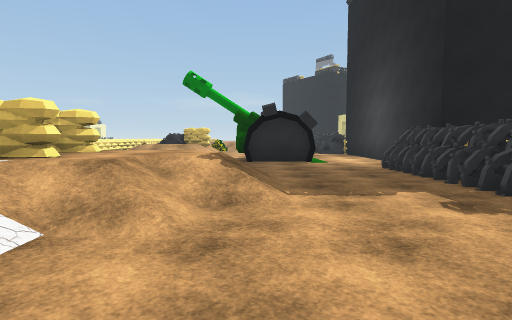
[1] (above)

20 first-person views from a walk through a Unity game level. The camera is 1.4 m above the floor, tilts 4° down and sees 80° across. The floor is counted in squares, 2 m on a side. Each view is taken from the middle of a square. On the plan, view 1 faces up. The plan holds only what a view shows up to about 10 squares ahead; the rest is blank. The place goes on beyond the plan. The player is left out. Some surface patterns are stand-ins.

[2]
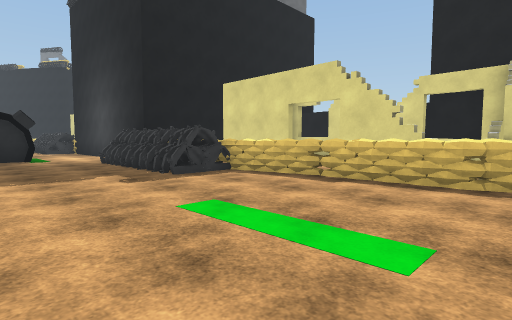

[3]
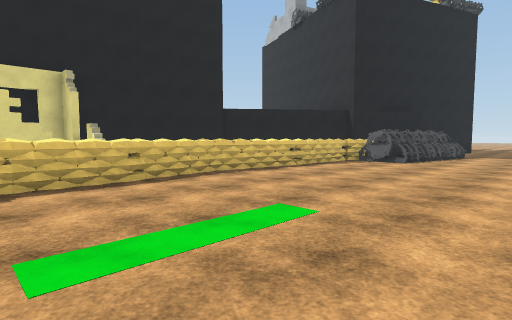

[4]
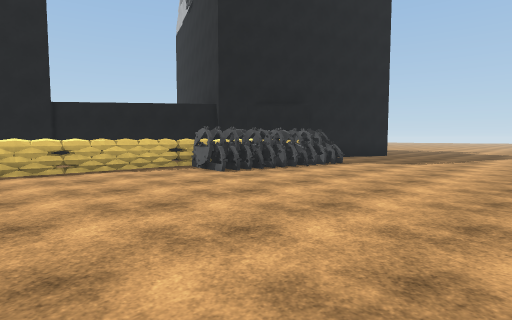

[5]
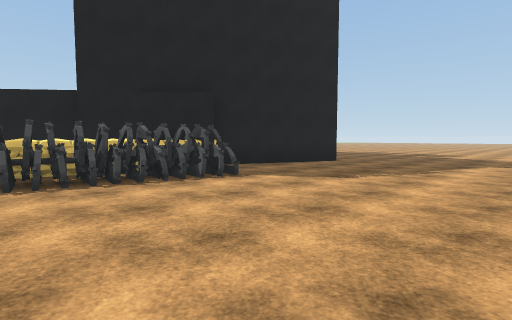

[6]
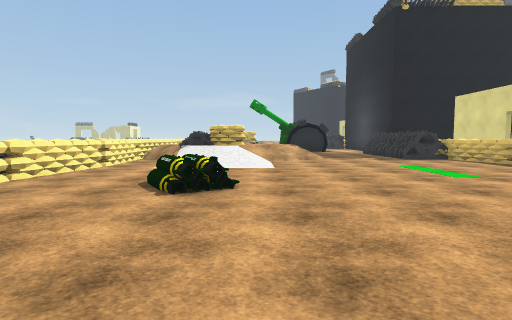

[7]
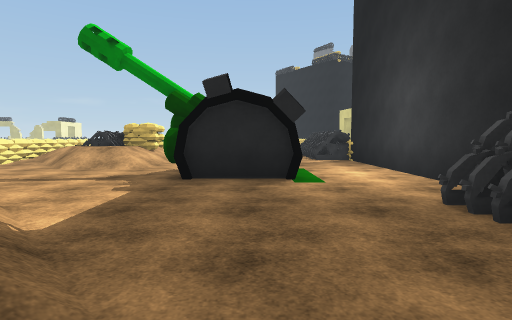

[8]
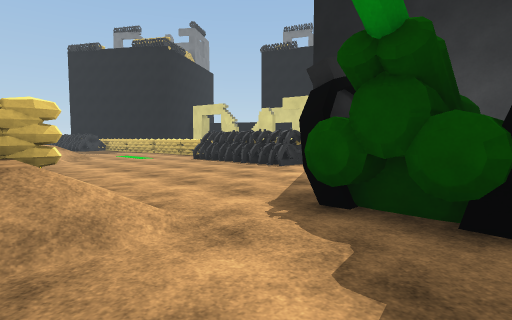

[9]
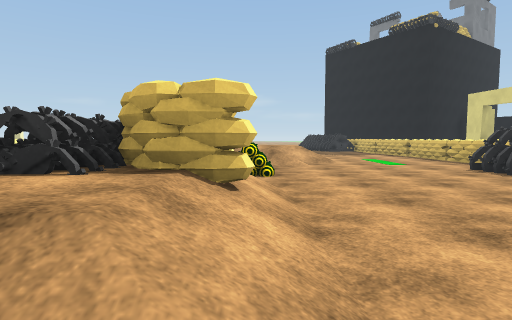

[10]
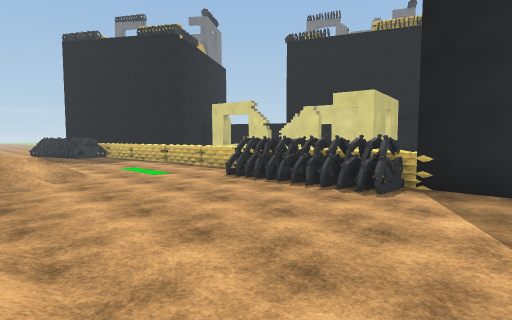

[11]
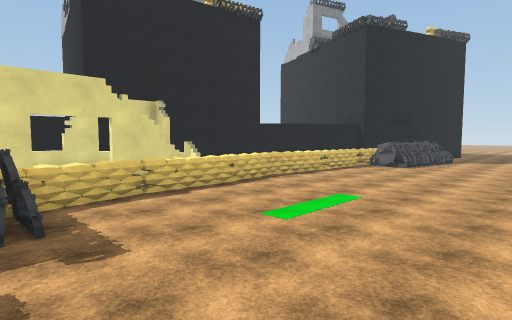

[12]
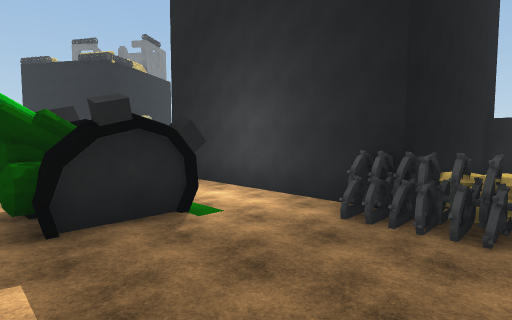

[13]
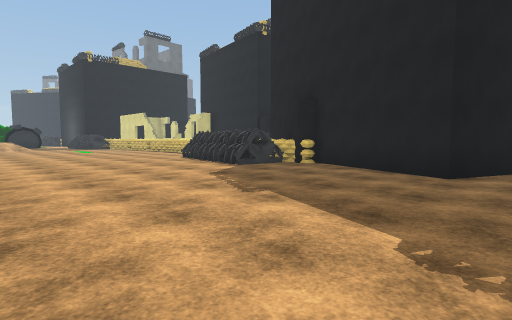

[14]
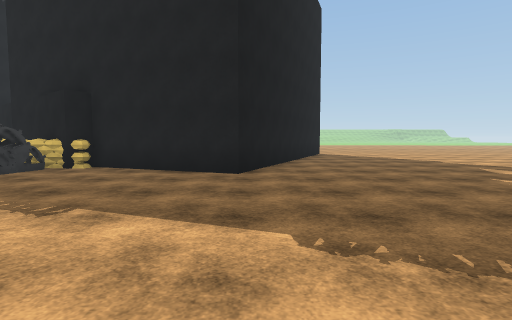

[15]
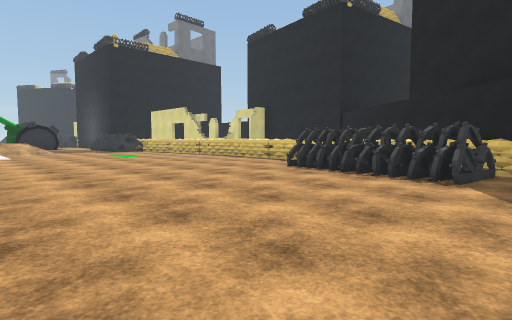

[16]
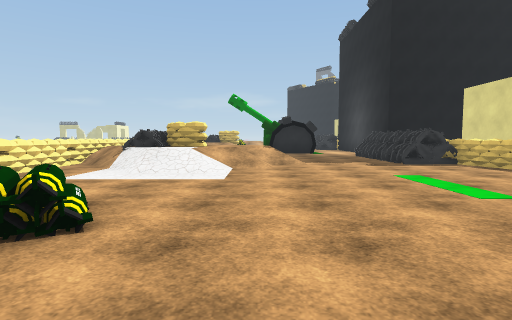

[17]
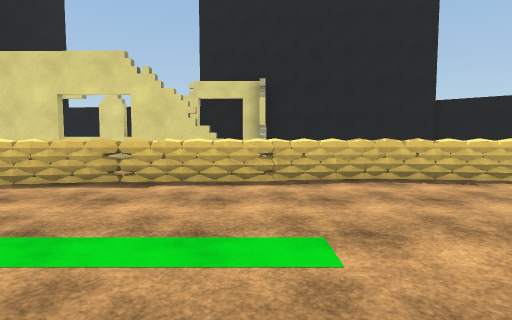

[18]
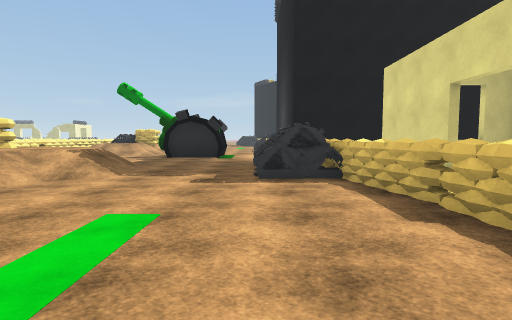

[19]
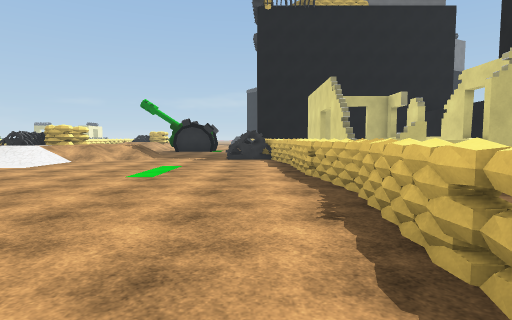

[20]
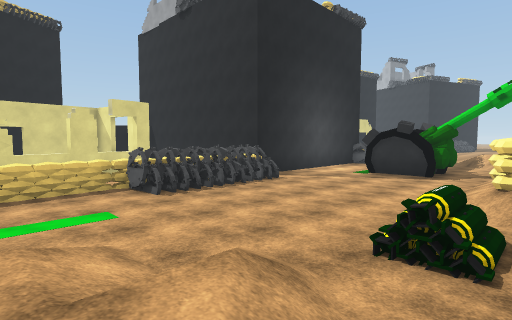

### Floor plan
Key: @ floor where view 1 was taken; # wall or solid block; . main floor; : floor 0.75 m higher than the main floor; + floor 1 m higher than the main floor; / step, stairs or slope; = window, fence, low wall or low ledge; ^ raised ledge; W wheel; O other object.
Columns run from 3 left of view 1 to 11 right of it. Each row starts with its distance up from view 1.
 21 +++/...^
 20 ////...=
 19 .//....=
 18 ./....###
 17 .O....##
 16 /.....#
 15 O/....##
 14 ^/....##
 13 O=.....#
 12 //.....
 11 //.WW..#
 10 ...OO..#
  9 ...WW..#
  8 .......
  7  /....#########
  6 ///...####  # #
  5 ^++/..####  #
  4 ^///..##^#  #
  3 +//.....^#  # #
  2 //......^.  ^ #
  1 ........^#  #O#
  0 ...@....^#  ^O
 -1 ........^ ###O
 -2 :.......^    O
 -3 O.......=   OO
 -4 ........^   O
 -5 ........^   O
 -6 ........^   #
 -7  .......^  ##
 -8 ......##^ ##
 -9 ......##^ #
-10 ......##^ #
-11 ......####
-12 ......###
-13 .......##
-14 .......#
-15 .......
-16 .......#
-17 ....... ##
-18 .........##

Where each view was taken, in squares from view 1:
view 1: 0 up, 0 right, facing up
view 2: 2 down, 0 right, facing up-right
view 3: 1 up, 0 right, facing down-right
view 4: 4 down, 2 left, facing down-right
view 5: 8 down, 2 left, facing down-right
view 6: 7 down, 2 left, facing up
view 7: 4 up, 1 right, facing up
view 8: 9 up, 3 left, facing up-right
view 9: 11 up, 2 left, facing up
view 10: 12 up, 2 left, facing up-right
view 11: 4 up, 1 left, facing down-right
view 12: 5 up, 1 left, facing up-right
view 13: 18 down, 3 left, facing up-right
view 14: 17 down, 3 left, facing right
view 15: 13 down, 3 left, facing up-right
view 16: 5 down, 1 left, facing up
view 17: 1 down, 0 right, facing right
view 18: 2 down, 3 right, facing up
view 19: 7 down, 4 right, facing up
view 20: 21 up, 3 left, facing down-right
